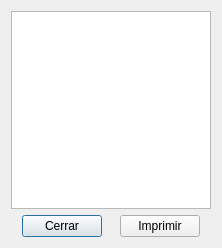
<?xml version="1.0" encoding="UTF-8"?>
<ui version="4.0">
 <class>frm_permissions</class>
 <widget class="QDialog" name="frm_permissions">
  <property name="geometry">
   <rect>
    <x>0</x>
    <y>0</y>
    <width>222</width>
    <height>248</height>
   </rect>
  </property>
  <property name="windowTitle">
   <string>Dialog</string>
  </property>
  <layout class="QGridLayout" name="gridLayout">
   <item row="0" column="0">
    <widget class="QTableView" name="tvw_permissions"/>
   </item>
   <item row="1" column="0">
    <layout class="QHBoxLayout" name="horizontalLayout">
     <item>
      <spacer name="horizontalSpacer_2">
       <property name="orientation">
        <enum>Qt::Orientation::Horizontal</enum>
       </property>
       <property name="sizeHint" stdset="0">
        <size>
         <width>40</width>
         <height>20</height>
        </size>
       </property>
      </spacer>
     </item>
     <item>
      <widget class="QPushButton" name="btn_close">
       <property name="text">
        <string>Cerrar</string>
       </property>
      </widget>
     </item>
     <item>
      <spacer name="horizontalSpacer_4">
       <property name="orientation">
        <enum>Qt::Orientation::Horizontal</enum>
       </property>
       <property name="sizeHint" stdset="0">
        <size>
         <width>40</width>
         <height>20</height>
        </size>
       </property>
      </spacer>
     </item>
     <item>
      <widget class="QPushButton" name="btn_print">
       <property name="text">
        <string>Imprimir</string>
       </property>
      </widget>
     </item>
     <item>
      <spacer name="horizontalSpacer">
       <property name="orientation">
        <enum>Qt::Orientation::Horizontal</enum>
       </property>
       <property name="sizeHint" stdset="0">
        <size>
         <width>40</width>
         <height>20</height>
        </size>
       </property>
      </spacer>
     </item>
    </layout>
   </item>
  </layout>
 </widget>
 <resources>
  <include location="../f90c7c16/print.png"/>
 </resources>
 <connections/>
</ui>
